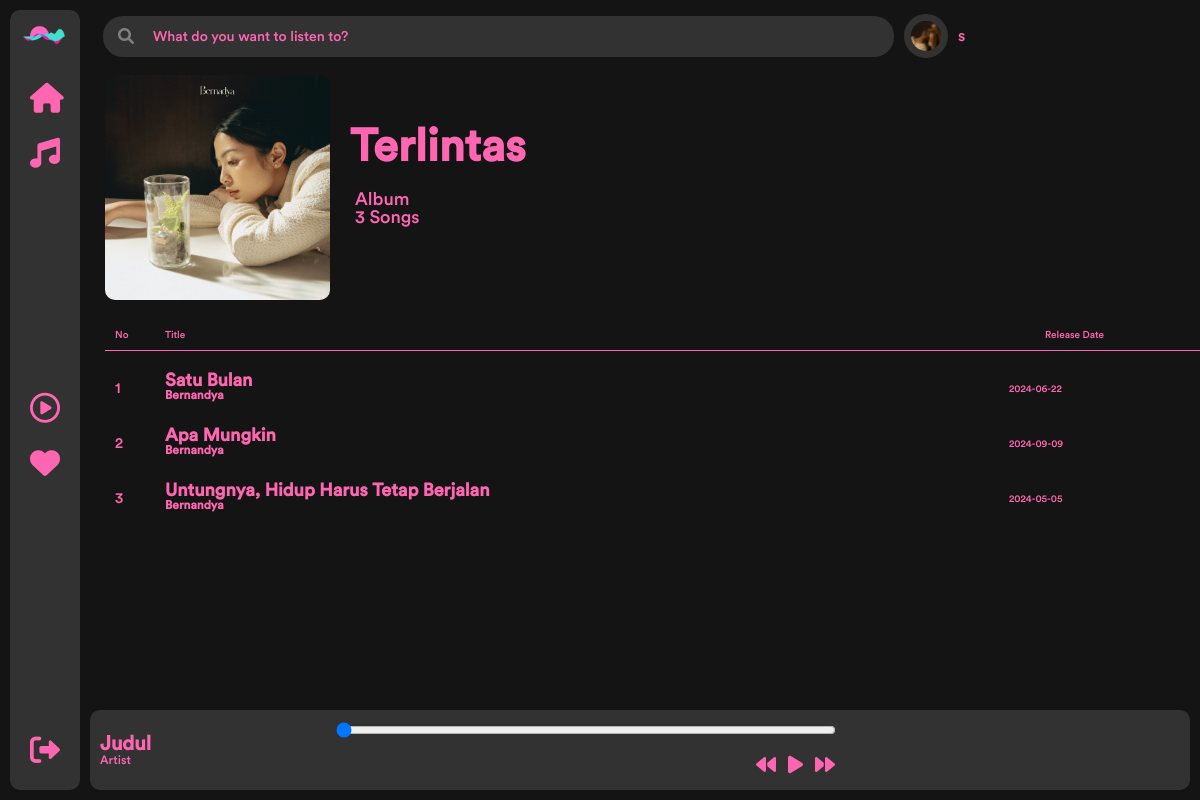
Screenshot of /Songs.php?id_album=29 (signed in) with the database file from the repository.
### tables this page shows
CREATE TABLE `album` (
  `id_album` int(10) NOT NULL,
  `nama_album` varchar(255) NOT NULL,
  `artis` varchar(255) NOT NULL,
  `sampul_album` varchar(255) NOT NULL
);

CREATE TABLE `lagu` (
  `id_lagu` int(10) NOT NULL,
  `judul_lagu` varchar(255) NOT NULL,
  `tanggal_rilis` date NOT NULL,
  `lirik_lagu` varchar(255) NOT NULL,
  `file_lagu` varchar(255) NOT NULL,
  `id_album` int(10) NOT NULL
);

### Songs.php (the view, shortened to what this page needs)
<?php
require 'koneksi.php';
$id_album = $_GET['id_album'];
$search_query = isset($_GET['search']) ? $_GET['search'] : '';
$album_result = $conn->query("SELECT * FROM album WHERE id_album = '$id_album'");
$album = $album_result->fetch_assoc();
$id_user = $_SESSION['user_id'];
if ($search_query) {
    $song_result = $conn->query("SELECT * FROM lagu WHERE id_album = '$id_album' AND judul_lagu LIKE '%$search_query%'");
} else {
    $song_result = $conn->query("SELECT * FROM lagu WHERE id_album = '$id_album'");
}
?>
<!DOCTYPE html>
<html lang="en">
<head>
    <link rel="stylesheet" href="css/style.css" />
    <link rel="stylesheet" href="css/home.css" />
    <link rel="stylesheet" href="css/responsive.css" />
    <link rel="stylesheet" href="https://cdnjs.cloudflare.com/ajax/libs/font-awesome/6.0.0-beta3/css/all.min.css">
</head>
<body>
    <div class="container">
        <?php require 'layout/sidebarUser.php'; ?>
        <div class="main-content">
            <nav class="navbar">
                <div class="search">
                    <form action="Songs.php" method="GET">
                        <i class="fa fa-search"></i>
                        <input type="text" name="search" placeholder="What do you want to listen to?" value="<?php echo htmlspecialchars($search_query); ?>">
                    </form>
                </div>
                <div class="account">
                    <?php if (isset($_SESSION['foto_user']) && isset($_SESSION['username'])): ?>
                        <img src="user-foto/<?php echo htmlspecialchars($_SESSION['foto_user']); ?>" alt="Profile" class="profile-img">
                        <span><?php echo htmlspecialchars($_SESSION['username']); ?></span>
                    <?php else: ?>
                        <p>Pengguna tidak ditemukan. Silakan login.</p>
                    <?php endif; ?>
                </div>
            </nav>
            <div class="main-content-body">
                <div class="album-detail">
                    <img src="sampul/<?php echo htmlspecialchars($album['sampul_album']); ?>" alt="Album Cover" class="album">
                    <div class="album-details">
                        <h1><?php echo htmlspecialchars($album['nama_album']); ?></h1>
                        <p>Album <br> <?php echo $song_result->num_rows; ?> Songs</p>
                        <div class="album-controls">
                            <input type="range" value="0" id="progress">
                        </div>
                    </div>
                </div>
                <div class="song-list">
                    <div class="song-header">
                        <div class="song-no">No</div>
                        <div class="song-title">Title</div>
                        <div class="song-release">Release Date</div>
                    </div>
                    <?php
                    $no = 1;
                    if ($song_result->num_rows > 0) {
                        while ($song = $song_result->fetch_assoc()) {
                            $id_lagu = $song['id_lagu'];
                            $favorite_query = $conn->query("SELECT * FROM favorites WHERE id_user = '$id_user' AND id_lagu = '$id_lagu'");
                            $is_favorite = $favorite_query->num_rows > 0;
                            $heart_class = $is_favorite ? 'fa-solid fa-heart' : 'fa-regular fa-heart';
                            $heart_color = $is_favorite ? '#ff66b2' : '#323232';
                            echo "
                                <div class='song-item' data-id='{$id_lagu}'>
                                    <div class='song-no'>{$no}</div>
                                    <div class='song-title'>{$song['judul_lagu']}<br><span>{$album['artis']}</span></div>
                                    <div class='song-release'>{$song['tanggal_rilis']}</div>
                                    <div class='song-favorite'>
                                        <form action='favorite.php' method='POST'>
                                            <input type='hidden' name='id_lagu' value='{$id_lagu}'>
                                            <input type='hidden' name='action' value='" . ($is_favorite ? 'remove' : 'add') . "'>
                                            <button type='submit' class='favorite-btn'>
                                                <i class='{$heart_class}' style='color: {$heart_color};'></i>
                                            </button>
                                        </form>
                                    </div>
                                </div>";
                            $no++;
                        }
                    } else {
                        echo "<div class='no-results'>No songs found for \"{$search_query}\"</div>";
                    }
                    ?>
                </div>
            </div>
            <div class="now-playing">
                <div class="now-playing-info">
                    <div class="song-details">
                        <p class="song-title" id="judulLagu"> Judul</p>
                        <p class="artist" id="penyanyi">Artist</p>
                    </div>
                </div>
                <div class="music-controls">
                    <button class="control-btn kanan" onclick="lagusebelumnya()"><i class="fa fa-backward"></i></button>
                    <button class="control-btn tengah" onclick="mainHenti()"><i class="fa fa-play" id="contr"></i></button>
                    <button class="control-btn kiri" onclick="lagubrikutnya()"><i class="fa fa-forward"></i></button>
                </div>
            </div>
        </div>
    </div>
</body>
</html>

### css/style.css (style rules this page uses)
html { scroll-behavior: smooth; }
html, body { overflow-x: hidden; background-color: #141414; }
body { font-family: "circular_stdmedium"; padding: 0px; margin: 0; overflow-x: hidden; }

### rows the page displays
album: sampul_album (picture), nama_album "Terlintas"
lagu: judul_lagu "Satu Bulan", id_album.artis "Bernandya", tanggal_rilis "2024-06-22"
lagu: judul_lagu "Apa Mungkin", id_album.artis "Bernandya", tanggal_rilis "2024-09-09"
lagu: judul_lagu "Untungnya, Hidup Harus Tetap Berjalan", id_album.artis "Bernandya", tanggal_rilis "2024-05-05"

### other values shown
$_SESSION['username'] "s"
$song_result->num_rows "3"
